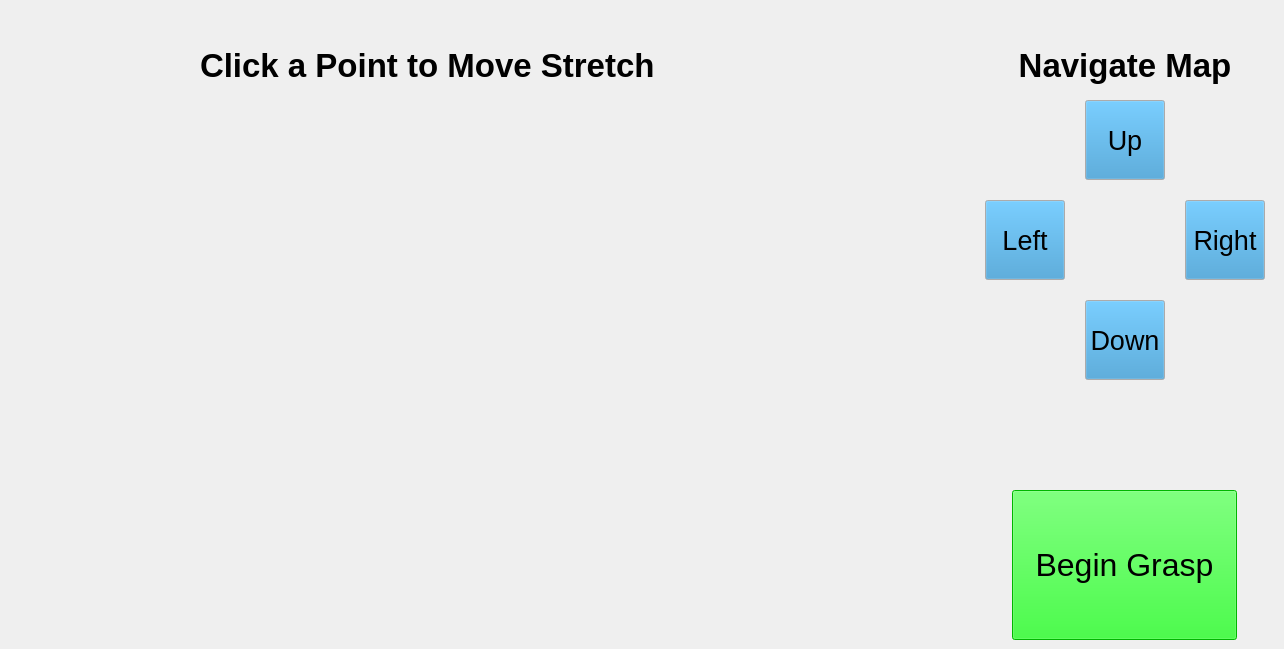
    <widget class="QWidget" name="page_1">
     <property name="enabled">
      <bool>true</bool>
     </property>
     <widget class="QLabel" name="InstructionLabelPage1">
      <property name="geometry">
       <rect>
        <x>200</x>
        <y>40</y>
        <width>550</width>
        <height>50</height>
       </rect>
      </property>
      <property name="palette">
       <palette>
        <active>
         <colorrole role="Button">
          <brush brushstyle="SolidPattern">
           <color alpha="255">
            <red>255</red>
            <green>255</green>
            <blue>255</blue>
           </color>
          </brush>
         </colorrole>
         <colorrole role="Midlight">
          <brush brushstyle="SolidPattern">
           <color alpha="255">
            <red>255</red>
            <green>255</green>
            <blue>255</blue>
           </color>
          </brush>
         </colorrole>
         <colorrole role="Dark">
          <brush brushstyle="SolidPattern">
           <color alpha="255">
            <red>127</red>
            <green>127</green>
            <blue>127</blue>
           </color>
          </brush>
         </colorrole>
         <colorrole role="Mid">
          <brush brushstyle="SolidPattern">
           <color alpha="255">
            <red>170</red>
            <green>170</green>
            <blue>170</blue>
           </color>
          </brush>
         </colorrole>
         <colorrole role="Window">
          <brush brushstyle="SolidPattern">
           <color alpha="255">
            <red>255</red>
            <green>255</green>
            <blue>255</blue>
           </color>
          </brush>
         </colorrole>
         <colorrole role="Shadow">
          <brush brushstyle="SolidPattern">
           <color alpha="255">
            <red>0</red>
            <green>0</green>
            <blue>0</blue>
           </color>
          </brush>
         </colorrole>
         <colorrole role="AlternateBase">
          <brush brushstyle="SolidPattern">
           <color alpha="255">
            <red>255</red>
            <green>255</green>
            <blue>255</blue>
           </color>
          </brush>
         </colorrole>
        </active>
        <inactive>
         <colorrole role="Button">
          <brush brushstyle="SolidPattern">
           <color alpha="255">
            <red>255</red>
            <green>255</green>
            <blue>255</blue>
           </color>
          </brush>
         </colorrole>
         <colorrole role="Midlight">
          <brush brushstyle="SolidPattern">
           <color alpha="255">
            <red>255</red>
            <green>255</green>
            <blue>255</blue>
           </color>
          </brush>
         </colorrole>
         <colorrole role="Dark">
          <brush brushstyle="SolidPattern">
           <color alpha="255">
            <red>127</red>
            <green>127</green>
            <blue>127</blue>
           </color>
          </brush>
         </colorrole>
         <colorrole role="Mid">
          <brush brushstyle="SolidPattern">
           <color alpha="255">
            <red>170</red>
            <green>170</green>
            <blue>170</blue>
           </color>
          </brush>
         </colorrole>
         <colorrole role="Window">
          <brush brushstyle="SolidPattern">
           <color alpha="255">
            <red>255</red>
            <green>255</green>
            <blue>255</blue>
           </color>
          </brush>
         </colorrole>
         <colorrole role="Shadow">
          <brush brushstyle="SolidPattern">
           <color alpha="255">
            <red>0</red>
            <green>0</green>
            <blue>0</blue>
           </color>
          </brush>
         </colorrole>
         <colorrole role="AlternateBase">
          <brush brushstyle="SolidPattern">
           <color alpha="255">
            <red>255</red>
            <green>255</green>
            <blue>255</blue>
           </color>
          </brush>
         </colorrole>
        </inactive>
        <disabled>
         <colorrole role="Button">
          <brush brushstyle="SolidPattern">
           <color alpha="255">
            <red>255</red>
            <green>255</green>
            <blue>255</blue>
           </color>
          </brush>
         </colorrole>
         <colorrole role="Midlight">
          <brush brushstyle="SolidPattern">
           <color alpha="255">
            <red>255</red>
            <green>255</green>
            <blue>255</blue>
           </color>
          </brush>
         </colorrole>
         <colorrole role="Dark">
          <brush brushstyle="SolidPattern">
           <color alpha="255">
            <red>127</red>
            <green>127</green>
            <blue>127</blue>
           </color>
          </brush>
         </colorrole>
         <colorrole role="Mid">
          <brush brushstyle="SolidPattern">
           <color alpha="255">
            <red>170</red>
            <green>170</green>
            <blue>170</blue>
           </color>
          </brush>
         </colorrole>
         <colorrole role="Window">
          <brush brushstyle="SolidPattern">
           <color alpha="255">
            <red>255</red>
            <green>255</green>
            <blue>255</blue>
           </color>
          </brush>
         </colorrole>
         <colorrole role="Shadow">
          <brush brushstyle="SolidPattern">
           <color alpha="255">
            <red>0</red>
            <green>0</green>
            <blue>0</blue>
           </color>
          </brush>
         </colorrole>
         <colorrole role="AlternateBase">
          <brush brushstyle="SolidPattern">
           <color alpha="255">
            <red>255</red>
            <green>255</green>
            <blue>255</blue>
           </color>
          </brush>
         </colorrole>
        </disabled>
       </palette>
      </property>
      <property name="font">
       <font>
        <pointsize>25</pointsize>
        <bold>true</bold>
       </font>
      </property>
      <property name="frameShape">
       <enum>QFrame::NoFrame</enum>
      </property>
      <property name="text">
       <string>Click a Point to Move Stretch</string>
      </property>
      <property name="scaledContents">
       <bool>false</bool>
      </property>
     </widget>
     <widget class="QLabel" name="DisplayMap">
      <property name="enabled">
       <bool>true</bool>
      </property>
      <property name="geometry">
       <rect>
        <x>10</x>
        <y>100</y>
        <width>960</width>
        <height>540</height>
       </rect>
      </property>
      <property name="frameShape">
       <enum>QFrame::NoFrame</enum>
      </property>
      <property name="text">
       <string/>
      </property>
      <property name="pixmap">
       <pixmap>../../stretch_uml/src/stretch_uml/loading_icon.png</pixmap>
      </property>
      <property name="scaledContents">
       <bool>true</bool>
      </property>
     </widget>
     <widget class="QPushButton" name="NavigateMapButtonUp">
      <property name="geometry">
       <rect>
        <x>1085</x>
        <y>100</y>
        <width>80</width>
        <height>80</height>
       </rect>
      </property>
      <property name="palette">
       <palette>
        <active>
         <colorrole role="Button">
          <brush brushstyle="SolidPattern">
           <color alpha="255">
            <red>49</red>
            <green>144</green>
            <blue>203</blue>
           </color>
          </brush>
         </colorrole>
         <colorrole role="Dark">
          <brush brushstyle="SolidPattern">
           <color alpha="255">
            <red>0</red>
            <green>0</green>
            <blue>0</blue>
           </color>
          </brush>
         </colorrole>
        </active>
        <inactive>
         <colorrole role="Button">
          <brush brushstyle="SolidPattern">
           <color alpha="255">
            <red>49</red>
            <green>144</green>
            <blue>203</blue>
           </color>
          </brush>
         </colorrole>
         <colorrole role="Dark">
          <brush brushstyle="SolidPattern">
           <color alpha="255">
            <red>0</red>
            <green>0</green>
            <blue>0</blue>
           </color>
          </brush>
         </colorrole>
        </inactive>
        <disabled>
         <colorrole role="Button">
          <brush brushstyle="SolidPattern">
           <color alpha="255">
            <red>49</red>
            <green>144</green>
            <blue>203</blue>
           </color>
          </brush>
         </colorrole>
         <colorrole role="Dark">
          <brush brushstyle="SolidPattern">
           <color alpha="255">
            <red>0</red>
            <green>0</green>
            <blue>0</blue>
           </color>
          </brush>
         </colorrole>
        </disabled>
       </palette>
      </property>
      <property name="font">
       <font>
        <pointsize>20</pointsize>
       </font>
      </property>
      <property name="text">
       <string>Up</string>
      </property>
     </widget>
     <widget class="QPushButton" name="NavigateMapButtonLeft">
      <property name="geometry">
       <rect>
        <x>985</x>
        <y>200</y>
        <width>80</width>
        <height>80</height>
       </rect>
      </property>
      <property name="palette">
       <palette>
        <active>
         <colorrole role="Button">
          <brush brushstyle="SolidPattern">
           <color alpha="255">
            <red>49</red>
            <green>144</green>
            <blue>203</blue>
           </color>
          </brush>
         </colorrole>
         <colorrole role="Dark">
          <brush brushstyle="SolidPattern">
           <color alpha="255">
            <red>0</red>
            <green>0</green>
            <blue>0</blue>
           </color>
          </brush>
         </colorrole>
        </active>
        <inactive>
         <colorrole role="Button">
          <brush brushstyle="SolidPattern">
           <color alpha="255">
            <red>49</red>
            <green>144</green>
            <blue>203</blue>
           </color>
          </brush>
         </colorrole>
         <colorrole role="Dark">
          <brush brushstyle="SolidPattern">
           <color alpha="255">
            <red>0</red>
            <green>0</green>
            <blue>0</blue>
           </color>
          </brush>
         </colorrole>
        </inactive>
        <disabled>
         <colorrole role="Button">
          <brush brushstyle="SolidPattern">
           <color alpha="255">
            <red>49</red>
            <green>144</green>
            <blue>203</blue>
           </color>
          </brush>
         </colorrole>
         <colorrole role="Dark">
          <brush brushstyle="SolidPattern">
           <color alpha="255">
            <red>0</red>
            <green>0</green>
            <blue>0</blue>
           </color>
          </brush>
         </colorrole>
        </disabled>
       </palette>
      </property>
      <property name="font">
       <font>
        <pointsize>20</pointsize>
       </font>
      </property>
      <property name="text">
       <string>Left</string>
      </property>
     </widget>
     <widget class="QPushButton" name="NavigateMapButtonDown">
      <property name="geometry">
       <rect>
        <x>1085</x>
        <y>300</y>
        <width>80</width>
        <height>80</height>
       </rect>
      </property>
      <property name="palette">
       <palette>
        <active>
         <colorrole role="Button">
          <brush brushstyle="SolidPattern">
           <color alpha="255">
            <red>49</red>
            <green>144</green>
            <blue>203</blue>
           </color>
          </brush>
         </colorrole>
         <colorrole role="Dark">
          <brush brushstyle="SolidPattern">
           <color alpha="255">
            <red>0</red>
            <green>0</green>
            <blue>0</blue>
           </color>
          </brush>
         </colorrole>
        </active>
        <inactive>
         <colorrole role="Button">
          <brush brushstyle="SolidPattern">
           <color alpha="255">
            <red>49</red>
            <green>144</green>
            <blue>203</blue>
           </color>
          </brush>
         </colorrole>
         <colorrole role="Dark">
          <brush brushstyle="SolidPattern">
           <color alpha="255">
            <red>0</red>
            <green>0</green>
            <blue>0</blue>
           </color>
          </brush>
         </colorrole>
        </inactive>
        <disabled>
         <colorrole role="Button">
          <brush brushstyle="SolidPattern">
           <color alpha="255">
            <red>49</red>
            <green>144</green>
            <blue>203</blue>
           </color>
          </brush>
         </colorrole>
         <colorrole role="Dark">
          <brush brushstyle="SolidPattern">
           <color alpha="255">
            <red>0</red>
            <green>0</green>
            <blue>0</blue>
           </color>
          </brush>
         </colorrole>
        </disabled>
       </palette>
      </property>
      <property name="font">
       <font>
        <pointsize>20</pointsize>
       </font>
      </property>
      <property name="text">
       <string>Down</string>
      </property>
     </widget>
     <widget class="QPushButton" name="NavigateMapButtonRight">
      <property name="geometry">
       <rect>
        <x>1185</x>
        <y>200</y>
        <width>80</width>
        <height>80</height>
       </rect>
      </property>
      <property name="palette">
       <palette>
        <active>
         <colorrole role="Button">
          <brush brushstyle="SolidPattern">
           <color alpha="255">
            <red>49</red>
            <green>144</green>
            <blue>203</blue>
           </color>
          </brush>
         </colorrole>
         <colorrole role="Dark">
          <brush brushstyle="SolidPattern">
           <color alpha="255">
            <red>0</red>
            <green>0</green>
            <blue>0</blue>
           </color>
          </brush>
         </colorrole>
        </active>
        <inactive>
         <colorrole role="Button">
          <brush brushstyle="SolidPattern">
           <color alpha="255">
            <red>49</red>
            <green>144</green>
            <blue>203</blue>
           </color>
          </brush>
         </colorrole>
         <colorrole role="Dark">
          <brush brushstyle="SolidPattern">
           <color alpha="255">
            <red>0</red>
            <green>0</green>
            <blue>0</blue>
           </color>
          </brush>
         </colorrole>
        </inactive>
        <disabled>
         <colorrole role="Button">
          <brush brushstyle="SolidPattern">
           <color alpha="255">
            <red>49</red>
            <green>144</green>
            <blue>203</blue>
           </color>
          </brush>
         </colorrole>
         <colorrole role="Dark">
          <brush brushstyle="SolidPattern">
           <color alpha="255">
            <red>0</red>
            <green>0</green>
            <blue>0</blue>
           </color>
          </brush>
         </colorrole>
        </disabled>
       </palette>
      </property>
      <property name="font">
       <font>
        <pointsize>20</pointsize>
       </font>
      </property>
      <property name="text">
       <string>Right</string>
      </property>
     </widget>
     <widget class="QLabel" name="NavigateMapLabel">
      <property name="geometry">
       <rect>
        <x>975</x>
        <y>40</y>
        <width>300</width>
        <height>50</height>
       </rect>
      </property>
      <property name="palette">
       <palette>
        <active>
         <colorrole role="Button">
          <brush brushstyle="SolidPattern">
           <color alpha="255">
            <red>255</red>
            <green>255</green>
            <blue>255</blue>
           </color>
          </brush>
         </colorrole>
         <colorrole role="Midlight">
          <brush brushstyle="SolidPattern">
           <color alpha="255">
            <red>255</red>
            <green>255</green>
            <blue>255</blue>
           </color>
          </brush>
         </colorrole>
         <colorrole role="Dark">
          <brush brushstyle="SolidPattern">
           <color alpha="255">
            <red>127</red>
            <green>127</green>
            <blue>127</blue>
           </color>
          </brush>
         </colorrole>
         <colorrole role="Mid">
          <brush brushstyle="SolidPattern">
           <color alpha="255">
            <red>170</red>
            <green>170</green>
            <blue>170</blue>
           </color>
          </brush>
         </colorrole>
         <colorrole role="Window">
          <brush brushstyle="SolidPattern">
           <color alpha="255">
            <red>255</red>
            <green>255</green>
            <blue>255</blue>
           </color>
          </brush>
         </colorrole>
         <colorrole role="Shadow">
          <brush brushstyle="SolidPattern">
           <color alpha="255">
            <red>0</red>
            <green>0</green>
            <blue>0</blue>
           </color>
          </brush>
         </colorrole>
         <colorrole role="AlternateBase">
          <brush brushstyle="SolidPattern">
           <color alpha="255">
            <red>255</red>
            <green>255</green>
            <blue>255</blue>
           </color>
          </brush>
         </colorrole>
        </active>
        <inactive>
         <colorrole role="Button">
          <brush brushstyle="SolidPattern">
           <color alpha="255">
            <red>255</red>
            <green>255</green>
            <blue>255</blue>
           </color>
          </brush>
         </colorrole>
         <colorrole role="Midlight">
          <brush brushstyle="SolidPattern">
           <color alpha="255">
            <red>255</red>
            <green>255</green>
            <blue>255</blue>
           </color>
          </brush>
         </colorrole>
         <colorrole role="Dark">
          <brush brushstyle="SolidPattern">
           <color alpha="255">
            <red>127</red>
            <green>127</green>
            <blue>127</blue>
           </color>
          </brush>
         </colorrole>
         <colorrole role="Mid">
          <brush brushstyle="SolidPattern">
           <color alpha="255">
            <red>170</red>
            <green>170</green>
            <blue>170</blue>
           </color>
          </brush>
         </colorrole>
         <colorrole role="Window">
          <brush brushstyle="SolidPattern">
           <color alpha="255">
            <red>255</red>
            <green>255</green>
            <blue>255</blue>
           </color>
          </brush>
         </colorrole>
         <colorrole role="Shadow">
          <brush brushstyle="SolidPattern">
           <color alpha="255">
            <red>0</red>
            <green>0</green>
            <blue>0</blue>
           </color>
          </brush>
         </colorrole>
         <colorrole role="AlternateBase">
          <brush brushstyle="SolidPattern">
           <color alpha="255">
            <red>255</red>
            <green>255</green>
            <blue>255</blue>
           </color>
          </brush>
         </colorrole>
        </inactive>
        <disabled>
         <colorrole role="Button">
          <brush brushstyle="SolidPattern">
           <color alpha="255">
            <red>255</red>
            <green>255</green>
            <blue>255</blue>
           </color>
          </brush>
         </colorrole>
         <colorrole role="Midlight">
          <brush brushstyle="SolidPattern">
           <color alpha="255">
            <red>255</red>
            <green>255</green>
            <blue>255</blue>
           </color>
          </brush>
         </colorrole>
         <colorrole role="Dark">
          <brush brushstyle="SolidPattern">
           <color alpha="255">
            <red>127</red>
            <green>127</green>
            <blue>127</blue>
           </color>
          </brush>
         </colorrole>
         <colorrole role="Mid">
          <brush brushstyle="SolidPattern">
           <color alpha="255">
            <red>170</red>
            <green>170</green>
            <blue>170</blue>
           </color>
          </brush>
         </colorrole>
         <colorrole role="Window">
          <brush brushstyle="SolidPattern">
           <color alpha="255">
            <red>255</red>
            <green>255</green>
            <blue>255</blue>
           </color>
          </brush>
         </colorrole>
         <colorrole role="Shadow">
          <brush brushstyle="SolidPattern">
           <color alpha="255">
            <red>0</red>
            <green>0</green>
            <blue>0</blue>
           </color>
          </brush>
         </colorrole>
         <colorrole role="AlternateBase">
          <brush brushstyle="SolidPattern">
           <color alpha="255">
            <red>255</red>
            <green>255</green>
            <blue>255</blue>
           </color>
          </brush>
         </colorrole>
        </disabled>
       </palette>
      </property>
      <property name="font">
       <font>
        <pointsize>25</pointsize>
        <bold>true</bold>
       </font>
      </property>
      <property name="text">
       <string>Navigate Map</string>
      </property>
      <property name="scaledContents">
       <bool>false</bool>
      </property>
      <property name="alignment">
       <set>Qt::AlignCenter</set>
      </property>
     </widget>
     <widget class="QPushButton" name="ButtonGrasp">
      <property name="geometry">
       <rect>
        <x>1012</x>
        <y>490</y>
        <width>225</width>
        <height>150</height>
       </rect>
      </property>
      <property name="palette">
       <palette>
        <active>
         <colorrole role="Button">
          <brush brushstyle="SolidPattern">
           <color alpha="255">
            <red>0</red>
            <green>255</green>
            <blue>0</blue>
           </color>
          </brush>
         </colorrole>
         <colorrole role="Light">
          <brush brushstyle="SolidPattern">
           <color alpha="255">
            <red>127</red>
            <green>255</green>
            <blue>127</blue>
           </color>
          </brush>
         </colorrole>
         <colorrole role="Midlight">
          <brush brushstyle="SolidPattern">
           <color alpha="255">
            <red>63</red>
            <green>255</green>
            <blue>63</blue>
           </color>
          </brush>
         </colorrole>
         <colorrole role="Dark">
          <brush brushstyle="SolidPattern">
           <color alpha="255">
            <red>0</red>
            <green>127</green>
            <blue>0</blue>
           </color>
          </brush>
         </colorrole>
         <colorrole role="Mid">
          <brush brushstyle="SolidPattern">
           <color alpha="255">
            <red>0</red>
            <green>170</green>
            <blue>0</blue>
           </color>
          </brush>
         </colorrole>
         <colorrole role="Window">
          <brush brushstyle="SolidPattern">
           <color alpha="255">
            <red>0</red>
            <green>255</green>
            <blue>0</blue>
           </color>
          </brush>
         </colorrole>
         <colorrole role="Shadow">
          <brush brushstyle="SolidPattern">
           <color alpha="255">
            <red>0</red>
            <green>0</green>
            <blue>0</blue>
           </color>
          </brush>
         </colorrole>
         <colorrole role="AlternateBase">
          <brush brushstyle="SolidPattern">
           <color alpha="255">
            <red>127</red>
            <green>255</green>
            <blue>127</blue>
           </color>
          </brush>
         </colorrole>
        </active>
        <inactive>
         <colorrole role="Button">
          <brush brushstyle="SolidPattern">
           <color alpha="255">
            <red>0</red>
            <green>255</green>
            <blue>0</blue>
           </color>
          </brush>
         </colorrole>
         <colorrole role="Light">
          <brush brushstyle="SolidPattern">
           <color alpha="255">
            <red>127</red>
            <green>255</green>
            <blue>127</blue>
           </color>
          </brush>
         </colorrole>
         <colorrole role="Midlight">
          <brush brushstyle="SolidPattern">
           <color alpha="255">
            <red>63</red>
            <green>255</green>
            <blue>63</blue>
           </color>
          </brush>
         </colorrole>
         <colorrole role="Dark">
          <brush brushstyle="SolidPattern">
           <color alpha="255">
            <red>0</red>
            <green>127</green>
            <blue>0</blue>
           </color>
          </brush>
         </colorrole>
         <colorrole role="Mid">
          <brush brushstyle="SolidPattern">
           <color alpha="255">
            <red>0</red>
            <green>170</green>
            <blue>0</blue>
           </color>
          </brush>
         </colorrole>
         <colorrole role="Window">
          <brush brushstyle="SolidPattern">
           <color alpha="255">
            <red>0</red>
            <green>255</green>
            <blue>0</blue>
           </color>
          </brush>
         </colorrole>
         <colorrole role="Shadow">
          <brush brushstyle="SolidPattern">
           <color alpha="255">
            <red>0</red>
            <green>0</green>
            <blue>0</blue>
           </color>
          </brush>
         </colorrole>
         <colorrole role="AlternateBase">
          <brush brushstyle="SolidPattern">
           <color alpha="255">
            <red>127</red>
            <green>255</green>
            <blue>127</blue>
           </color>
          </brush>
         </colorrole>
        </inactive>
        <disabled>
         <colorrole role="Button">
          <brush brushstyle="SolidPattern">
           <color alpha="255">
            <red>0</red>
            <green>255</green>
            <blue>0</blue>
           </color>
          </brush>
         </colorrole>
         <colorrole role="Light">
          <brush brushstyle="SolidPattern">
           <color alpha="255">
            <red>127</red>
            <green>255</green>
            <blue>127</blue>
           </color>
          </brush>
         </colorrole>
         <colorrole role="Midlight">
          <brush brushstyle="SolidPattern">
           <color alpha="255">
            <red>63</red>
            <green>255</green>
            <blue>63</blue>
           </color>
          </brush>
         </colorrole>
         <colorrole role="Dark">
          <brush brushstyle="SolidPattern">
           <color alpha="255">
            <red>0</red>
            <green>127</green>
            <blue>0</blue>
           </color>
          </brush>
         </colorrole>
         <colorrole role="Mid">
          <brush brushstyle="SolidPattern">
           <color alpha="255">
            <red>0</red>
            <green>170</green>
            <blue>0</blue>
           </color>
          </brush>
         </colorrole>
         <colorrole role="Window">
          <brush brushstyle="SolidPattern">
           <color alpha="255">
            <red>0</red>
            <green>255</green>
            <blue>0</blue>
           </color>
          </brush>
         </colorrole>
         <colorrole role="Shadow">
          <brush brushstyle="SolidPattern">
           <color alpha="255">
            <red>0</red>
            <green>0</green>
            <blue>0</blue>
           </color>
          </brush>
         </colorrole>
         <colorrole role="AlternateBase">
          <brush brushstyle="SolidPattern">
           <color alpha="255">
            <red>0</red>
            <green>255</green>
            <blue>0</blue>
           </color>
          </brush>
         </colorrole>
        </disabled>
       </palette>
      </property>
      <property name="font">
       <font>
        <pointsize>24</pointsize>
       </font>
      </property>
      <property name="text">
       <string>Begin Grasp</string>
      </property>
     </widget>
    </widget>
